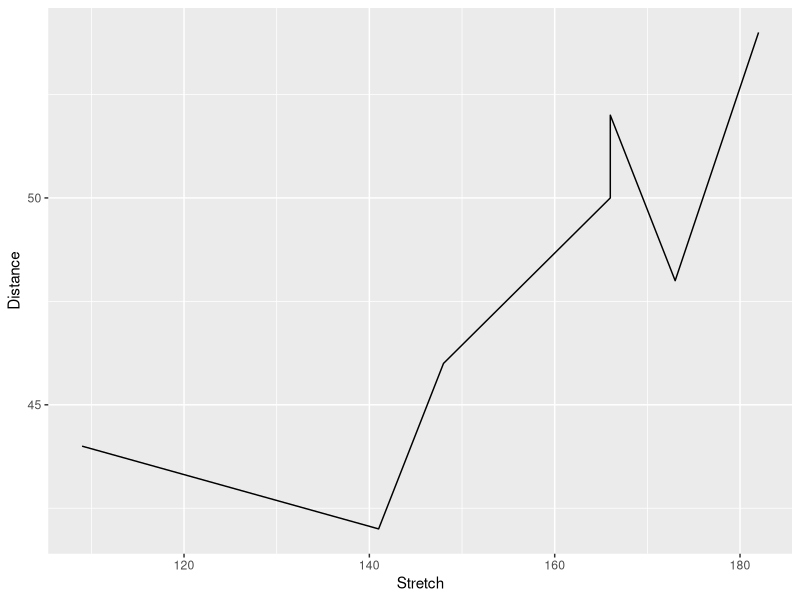
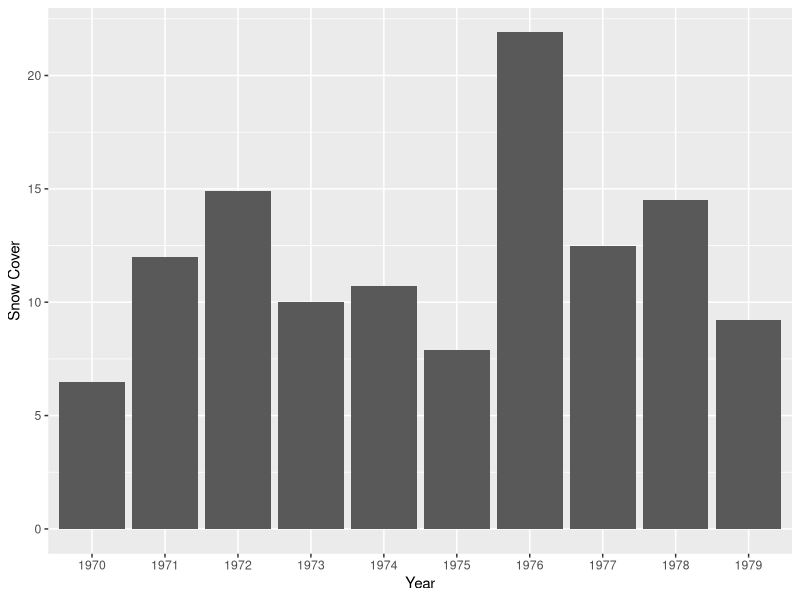
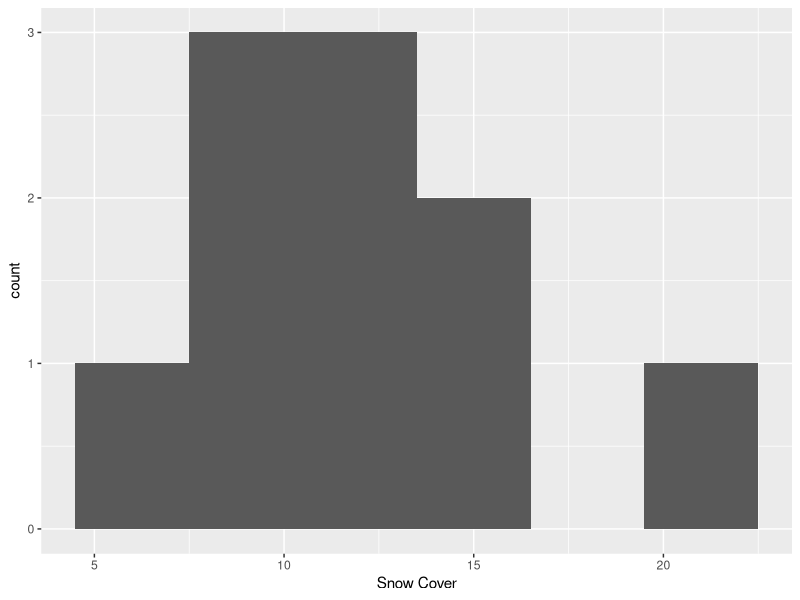

The R script that drew these images, in order:
library(ggplot2)
#Ejercicio 1
stretch <- c(46,54,48,50,44,42,52)
distance <- c(148,182,173,166,109,141,166)
df<-data.frame(stretch,distance)
ggplot(df, aes(x=df[,2],y=df[,1]))+ geom_line() + labs(x="Stretch",y="Distance")

#Ejercicio 2
year<- as.character(seq(1970,1979,1))
snow.cover<-c(6.5,12.0,14.9,10.0,10.7,7.9,21.9,12.5,14.5,9.2)
df<-data.frame(year,snow.cover)

#a)  
ggplot(df, aes(x=df[,1],y=df[,2])) + geom_col() +labs(x="Year",y="Snow Cover")
#b)
ggplot(df,aes(x=df[,2]))+geom_histogram(binwidth = 3) +labs(x="Snow Cover")